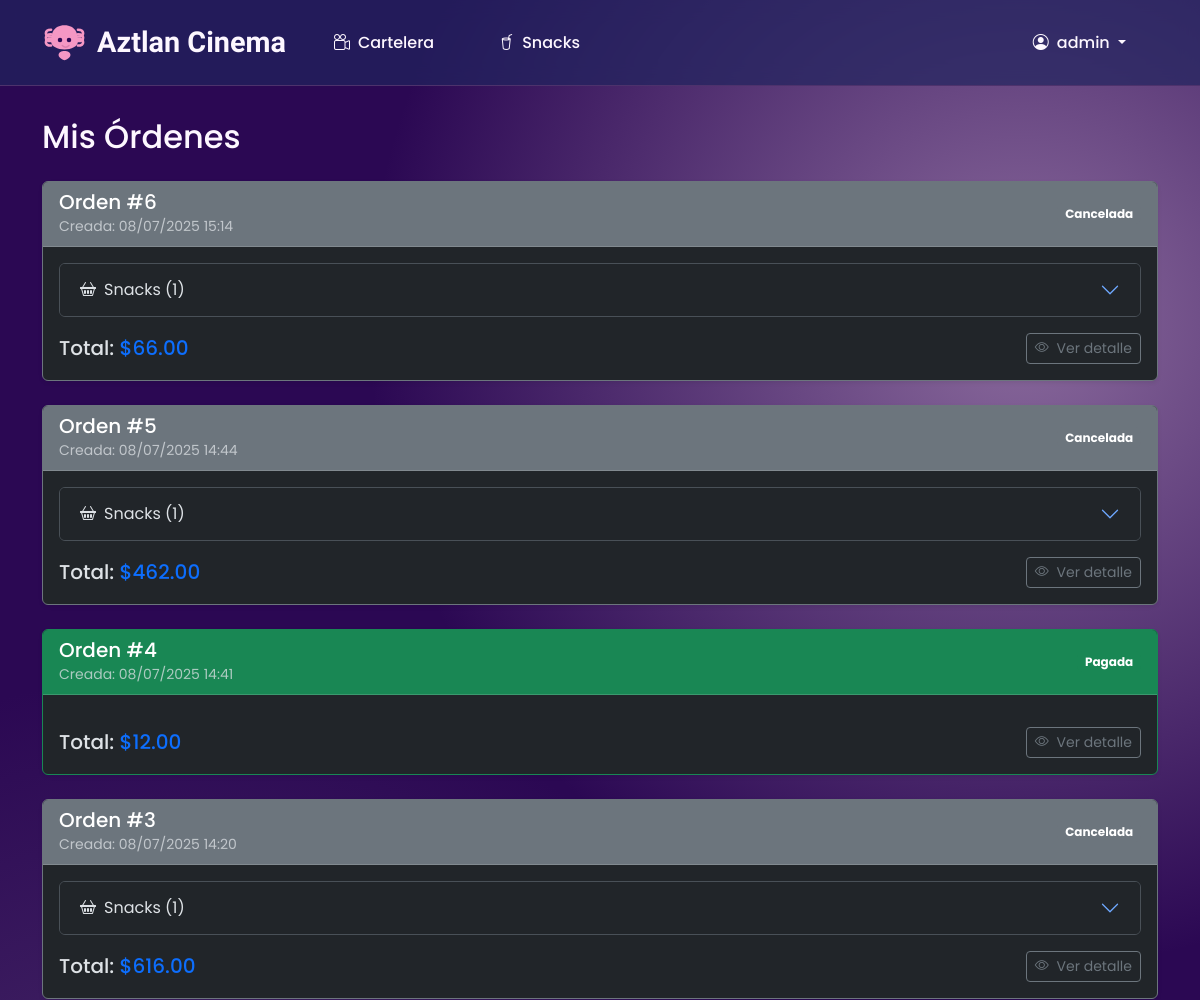
The page /orders/ (signed in, upper part) on the database as committed earlier.
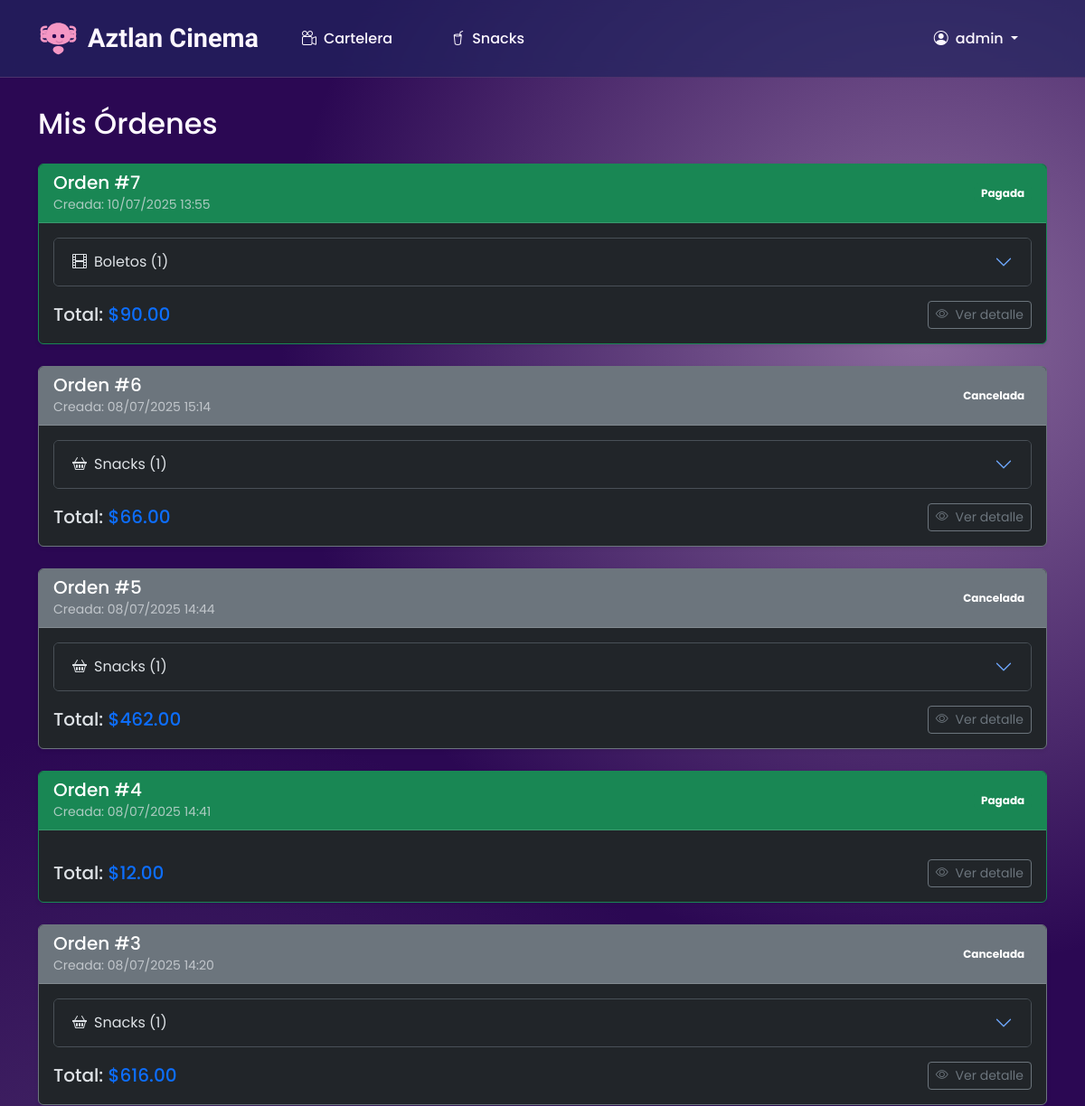
The same page on the database as committed later.
### cinema/models.py (models this page shows, shortened)
class TimeStampedModel(models.Model):
   created = models.DateTimeField(auto_now_add=True)
   updated = models.DateTimeField(auto_now=True)
   class Meta:
       abstract = True
       ordering = ('-created',)

class Order(TimeStampedModel):
   customer      = models.ForeignKey(Customer, on_delete=models.SET_NULL, null=True, related_name='orders')
   payment_method= models.CharField(max_length=3, choices=PaymentMethod.choices)
   total_amount  = models.DecimalField(max_digits=8, decimal_places=2)
   paid_at       = models.DateTimeField(null=True, blank=True)
   class Status(models.TextChoices):
       PENDING  = 'PEN', 'Pendiente'
       PAID     = 'PAI', 'Pagada'
       CANCELED = 'CAN', 'Cancelada'
   status        = models.CharField(max_length=3, choices=Status.choices, default=Status.PENDING)

### cinema/views.py (the view)
# urls.py: path('orders/', OrderListView.as_view(), name='orders_list'),
class OrderListView(LoginRequiredMixin, ListView):
   model = Order
   template_name = 'orders_list.html'
   context_object_name = 'orders'
   login_url = 'login'
   def get_queryset(self):
       customer, _ = Customer.objects.get_or_create(user=self.request.user)
       return Order.objects.filter(customer=customer).order_by('-created')

### cinema/models.py (called while the page is built)
   def line_total(self):
       return self.qty * self.price

### cinema/templates/orders_list.html (shortened to what this page needs)
{% extends "baseHome.html" %}
{% block content %}
 <h2 class="mb-4">Mis Órdenes</h2>
 {% if orders %}
   {% for order in orders %}
     <div class="card mb-4 shadow-sm
         {% if order.status == 'PAI' %}border-success
         {% elif order.status == 'PEN' %}border-warning
         {% else %}border-secondary{% endif %}">
       <div class="card-header d-flex justify-content-between align-items-center
           {% if order.status == 'PAI' %}bg-success text-white
           {% elif order.status == 'PEN' %}bg-warning text-dark
           {% else %}bg-secondary text-white{% endif %}">
         <div>
           <h5 class="mb-0">Orden #{{ order.id }}</h5>
           <small class="text-muted">
             Creada: {{ order.created|date:"d/m/Y H:i" }}
           </small>
         </div>
         <span class="badge
             {% if order.status == 'PAI' %}bg-success
             {% elif order.status == 'PEN' %}bg-warning text-dark
             {% else %}bg-secondary{% endif %}">
           {% if order.status == 'PAI' %}Pagada
           {% elif order.status == 'PEN' %}Pendiente
           {% else %}Cancelada{% endif %}
         </span>
       </div>
       <div class="card-body">
         <div class="accordion" id="accordion-{{ order.id }}">
           {% if order.order_tickets.count %}
           <div class="accordion-item">
             <h2 class="accordion-header" id="heading-T{{ order.id }}">
               <button class="accordion-button collapsed" type="button"
                       data-bs-toggle="collapse"
                       data-bs-target="#collapse-T{{ order.id }}"
                       aria-expanded="false"
                       aria-controls="collapse-T{{ order.id }}">
                 <i class="bi bi-film me-2"></i> Boletos ({{ order.order_tickets.count }})
               </button>
             </h2>
           </div>
           {% endif %}
           {% if order.order_snacks.count %}
           <div class="accordion-item">
             <h2 class="accordion-header" id="heading-S{{ order.id }}">
               <button class="accordion-button collapsed" type="button"
                       data-bs-toggle="collapse"
                       data-bs-target="#collapse-S{{ order.id }}"
                       aria-expanded="false"
                       aria-controls="collapse-S{{ order.id }}">
                 <i class="bi bi-basket2 me-2"></i> Snacks ({{ order.order_snacks.count }})
               </button>
             </h2>
           </div>
           {% endif %}
         </div>
         <div class="d-flex justify-content-between align-items-center mt-3">
           <h5 class="mb-0">
             Total: <span class="text-primary">${{ order.total_amount|floatformat:2 }}</span>
           </h5>
           {% if order.status == 'PEN' %}
           <div class="d-flex gap-2">
             <a href="{% url 'order_confirm' order_id=order.id %}"
                class="btn btn-sm btn-primary">
               <i class="bi bi-credit-card me-1"></i> Continuar pago
             </a>
             <form method="post"
                   action="{% url 'order_cancel' order_id=order.id %}"
                   style="display:inline">
               {% csrf_token %}
               <button type="submit"
                       class="btn btn-sm btn-danger"
                       onclick="return confirm('¿Seguro que cancelar la orden #{{ order.id }}?');">
                 <i class="bi bi-x-circle me-1"></i> Cancelar
               </button>
             </form>
           </div>
           {% else %}
             <a href="{% url 'order_success' order_id=order.id %}"
                class="btn btn-sm btn-outline-secondary">
               <i class="bi bi-eye me-1"></i> Ver detalle
             </a>
           {% endif %}
         </div>
       </div>
     </div>
   {% endfor %}
 {% else %}
   <div class="alert alert-info">
     No has realizado ninguna orden aún.
   </div>
 {% endif %}
{% endblock %}

Rows that differ between the two databases and show on the page:
added Order: id "7", created "10/07/2025 13:55", status "Pagada", order_tickets.count "1", total_amount "90.00"
